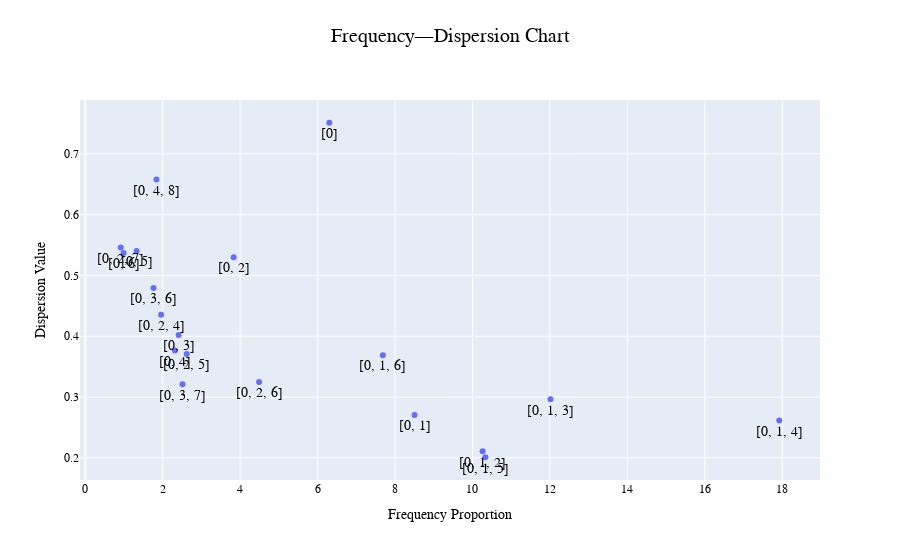

The notebook cell saved with this chart:
### Code cell
## plots DKL against frequency

fig = go.Figure()
fig.add_trace(go.Scatter(x = proportions_data2['Total'], y = proportions_data2['DKL Value'], mode='markers+text', text=proportions_data2.index.values, textposition="bottom center", textfont_size=14))
fig.update_layout(xaxis=(dict(title={'text': 'Frequency Proportion'})))
fig.update_layout(yaxis=(dict(title={'text': 'Dispersion Value'})))
fig.update_layout(title={'text': 'Frequency—Dispersion Chart', 'font':dict(family="Big Caslon, monospace", size=20, color='rgb(0,0,0)'), 'y':0.95, 'x':0.5, 'xanchor': 'center', 'yanchor': 'top'})
fig.update_layout(font=dict(family="Baskerville, monospace", size=12, color='rgb(0,0,0)'))
img_bytes = fig.to_image(format="png", scale=1)#, width=800, height=400, scale=1)
fig.show()
Image(img_bytes)

### Figure 1 — Plotly figure (JSON) as saved in the notebook; plotly's stock layout.template omitted (floating-point values rounded to 4 significant figures)
{"data": [{"mode": "markers+text", "text": ["[0]", "[0, 1]", "[0, 2]", "[0, 3]", "[0, 4]", "[0, 5]", "[0, 6]", "[0, 1, 2]", "[0, 1, 3]", "[0, 1, 4]", "[0, 1, 5]", "[0, 1, 6]", "[0, 2, 4]", "[0, 2, 5]", "[0, 2, 6]", "[0, 2, 7]", "[0, 3, 6]", "[0, 3, 7]", "[0, 4, 8]"], "textfont": {"size": 14}, "textposition": "bottom center", "type": "scatter", "x": [6.303, 8.504, 3.832, 2.411, 2.316, 1.326, 0.9889, 10.26, 12.01, 17.92, 10.33, 7.687, 1.96, 2.621, 4.489, 0.9167, 1.763, 2.511, 1.839], "y": [0.7512, 0.2704, 0.53, 0.4022, 0.3767, 0.5403, 0.5368, 0.2107, 0.2963, 0.2613, 0.201, 0.3688, 0.4353, 0.3708, 0.3247, 0.5459, 0.4795, 0.321, 0.658]}], "layout": {"font": {"color": "rgb(0,0,0)", "family": "Baskerville, monospace", "size": 12}, "title": {"font": {"color": "rgb(0,0,0)", "family": "Big Caslon, monospace", "size": 20}, "text": "Frequency—Dispersion Chart", "x": 0.5, "xanchor": "center", "y": 0.95, "yanchor": "top"}, "xaxis": {"title": {"text": "Frequency Proportion"}}, "yaxis": {"title": {"text": "Dispersion Value"}}}}
